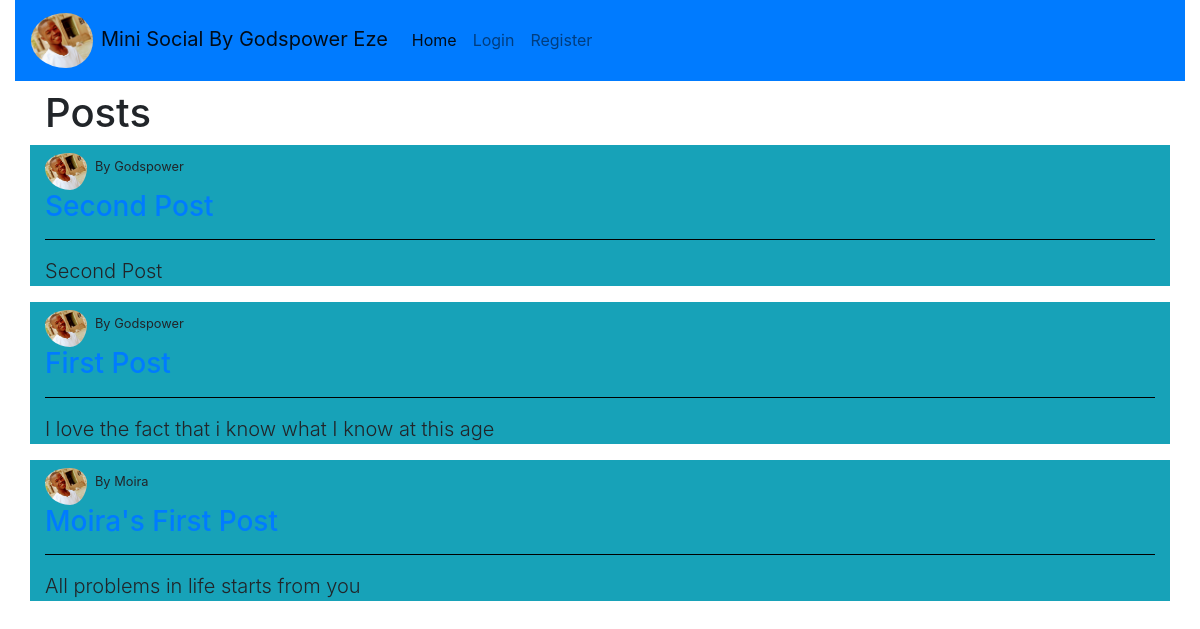
The page /home on the database its author committed.
### socialmedia/models.py (models this page shows, shortened)
class Post(db.Model):
    id = db.Column(db.Integer, primary_key=True)
    post_image = db.Column(db.String(20), nullable=False, default='default.jpg')
    post_title = db.Column(db.String(50), nullable=False)
    post_content = db.Column(db.Text, nullable=False)
    date_posted = db.Column(db.DateTime, nullable=False, default=datetime.utcnow)
    user_id = db.Column(db.Integer, db.ForeignKey('user.id'), nullable=False)

class User(db.Model, UserMixin):
    id = db.Column(db.Integer, primary_key=True)
    username = db.Column(db.String(20), nullable=False, unique=True)
    email = db.Column(db.String(120), unique=True, nullable=False)
    profile_image = db.Column(db.String(20), nullable=False, default='default.jpg')
    password = db.Column(db.String(20), nullable=False)
    first_name = db.Column(db.String(20), nullable=True)
    last_name = db.Column(db.String(20), nullable=True)
    bio = db.Column(db.Text, nullable=True)
    gender = db.Column(db.String(20), nullable=True)
    posts = db.relationship('Post', backref='author', lazy=True)

### socialmedia/routes.py (the view)
@app.route('/')
@app.route('/home')
def home():
    post = Post.query.all()
    return render_template('home.html', post=post, title='Home')

### socialmedia/templates/home.html
{% extends 'base.html' %}
{% block content %}
<h1 class="container">
    Posts
</h1>
    {% for p in post %}
    <div class="container bg-info">
        <small class="text-right"><img class="rounded-circle pr-2 pt-2" width="50px" src="{{ url_for('static', filename='mypicture.jpg')}}">By {{p.author.username}}</small>
        <h3><a href="{{ url_for('detail_view', user_id=p.id)}}">{{ p.post_title}}</a></h3>
        <hr color="black">
    <p class="lead">
        {{ p.post_content }}
    </p>
     </div>
    {% endfor %}
{% endblock %}

### rows shown on the page
Post: author.username "Godspower", post_title "Second Post", post_content "Second Post"
Post: author.username "Godspower", post_title "First Post", post_content "I love the fact that i know what I know at this age"
Post: author.username "Moira", post_title "Moira's First Post", post_content "All problems in life starts from you"
